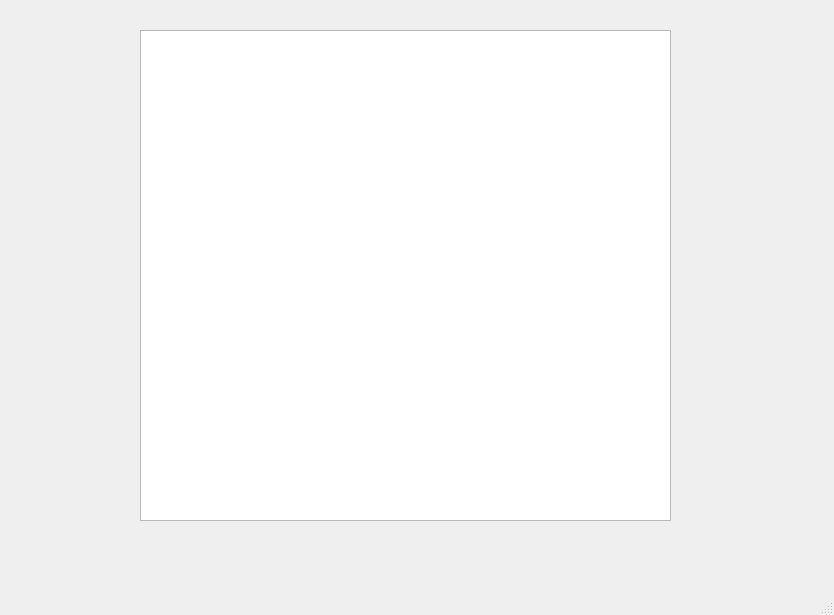
<?xml version="1.0" encoding="UTF-8"?>
<ui version="4.0">
 <class>MainWindow</class>
 <widget class="QMainWindow" name="MainWindow">
  <property name="geometry">
   <rect>
    <x>0</x>
    <y>0</y>
    <width>834</width>
    <height>615</height>
   </rect>
  </property>
  <property name="windowTitle">
   <string>MainWindow</string>
  </property>
  <widget class="QWidget" name="centralwidget">
   <widget class="QTableView" name="tableView">
    <property name="geometry">
     <rect>
      <x>140</x>
      <y>30</y>
      <width>531</width>
      <height>491</height>
     </rect>
    </property>
   </widget>
  </widget>
  <widget class="QMenuBar" name="menubar">
   <property name="geometry">
    <rect>
     <x>0</x>
     <y>0</y>
     <width>834</width>
     <height>23</height>
    </rect>
   </property>
  </widget>
  <widget class="QStatusBar" name="statusbar"/>
 </widget>
 <resources/>
 <connections/>
</ui>
